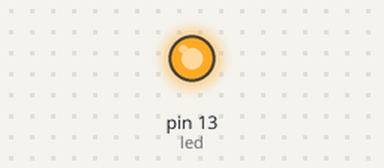
The sketch below on a simulated Arduino Uno, built with avr-gcc and run on an emulated ATmega328P. Shown: output pins drawn as LEDs (lit = HIGH).

Above: at 0.75 s.
At 4.75 s:
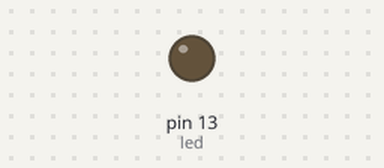
Timing chart, 0 to 5.0 s (numbered marks = the images above):
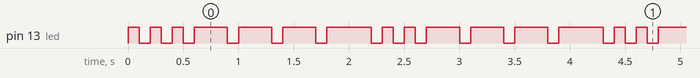

The sketch:

Lab01_Part2.ino
```cpp
int led = 13;

void setup() {
  pinMode(led, OUTPUT);
}

void loop() {
  for(int i=0;i<3;i++) {
    digitalWrite(led, HIGH);
    delay(100);
    digitalWrite(led, LOW);
    delay(100);
  }
  for(int j=0;j<3;j++) {
    digitalWrite(led, HIGH);
     delay(300);
    digitalWrite(led, LOW);
    delay(100);
  }
  for(int k=0;k<3;k++) {
    digitalWrite(led, HIGH);
    delay(100);
  }
}
```

Measured:
- by itself, pin 13 (led): repeats every 2.1 s: 2 × (LOW 0.10 s, HIGH 0.10 s), 3 × (LOW 0.10 s, HIGH 0.30 s), LOW 0.10 s, HIGH 0.40 s
- by itself, everything shown: repeats every 2.1 s, in 12 steps
